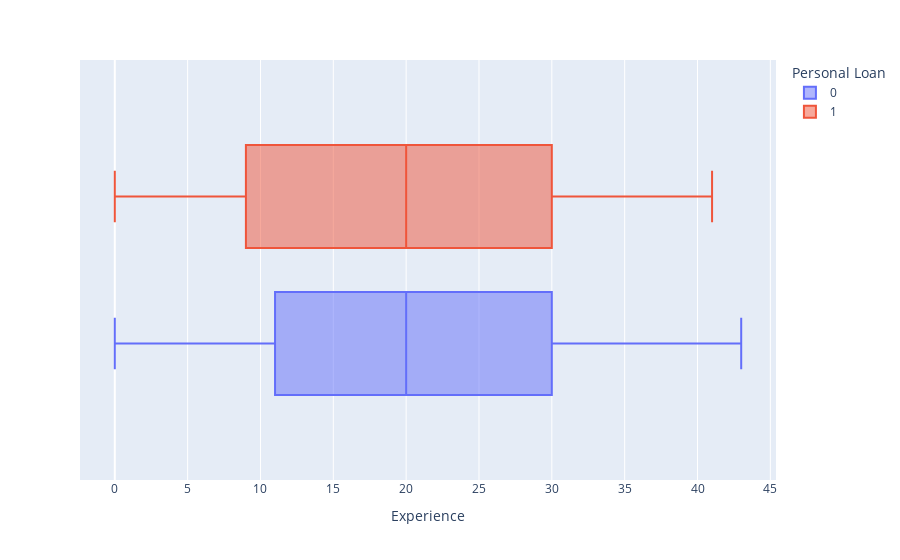

The cell this chart's notebook holds for it:
### Code cell
px.box(df, x = 'Experience', color = 'Personal Loan')

### Figure 1 — Plotly figure (JSON) as saved in the notebook; plotly's stock layout.template omitted (floating-point values rounded to 4 significant figures; data arrays with more than 128 entries replaced by an {"elided": "..."} marker saying what was removed)
{"data": [{"alignmentgroup": "True", "hovertemplate": "Personal Loan=0<br>Experience=%{x}<extra></extra>", "legendgroup": "0", "marker": {"color": "#636efa"}, "name": "0", "notched": false, "offsetgroup": "0", "orientation": "h", "showlegend": true, "type": "box", "x": {"elided": "4441 int values"}, "x0": " ", "xaxis": "x", "y0": " ", "yaxis": "y"}, {"alignmentgroup": "True", "hovertemplate": "Personal Loan=1<br>Experience=%{x}<extra></extra>", "legendgroup": "1", "marker": {"color": "#EF553B"}, "name": "1", "notched": false, "offsetgroup": "1", "orientation": "h", "showlegend": true, "type": "box", "x": {"elided": "479 int values"}, "x0": " ", "xaxis": "x", "y0": " ", "yaxis": "y"}], "layout": {"boxmode": "group", "legend": {"title": {"text": "Personal Loan"}, "tracegroupgap": 0}, "margin": {"t": 60}, "xaxis": {"anchor": "y", "domain": [0, 1], "title": {"text": "Experience"}}, "yaxis": {"anchor": "x", "domain": [0, 1]}}}
